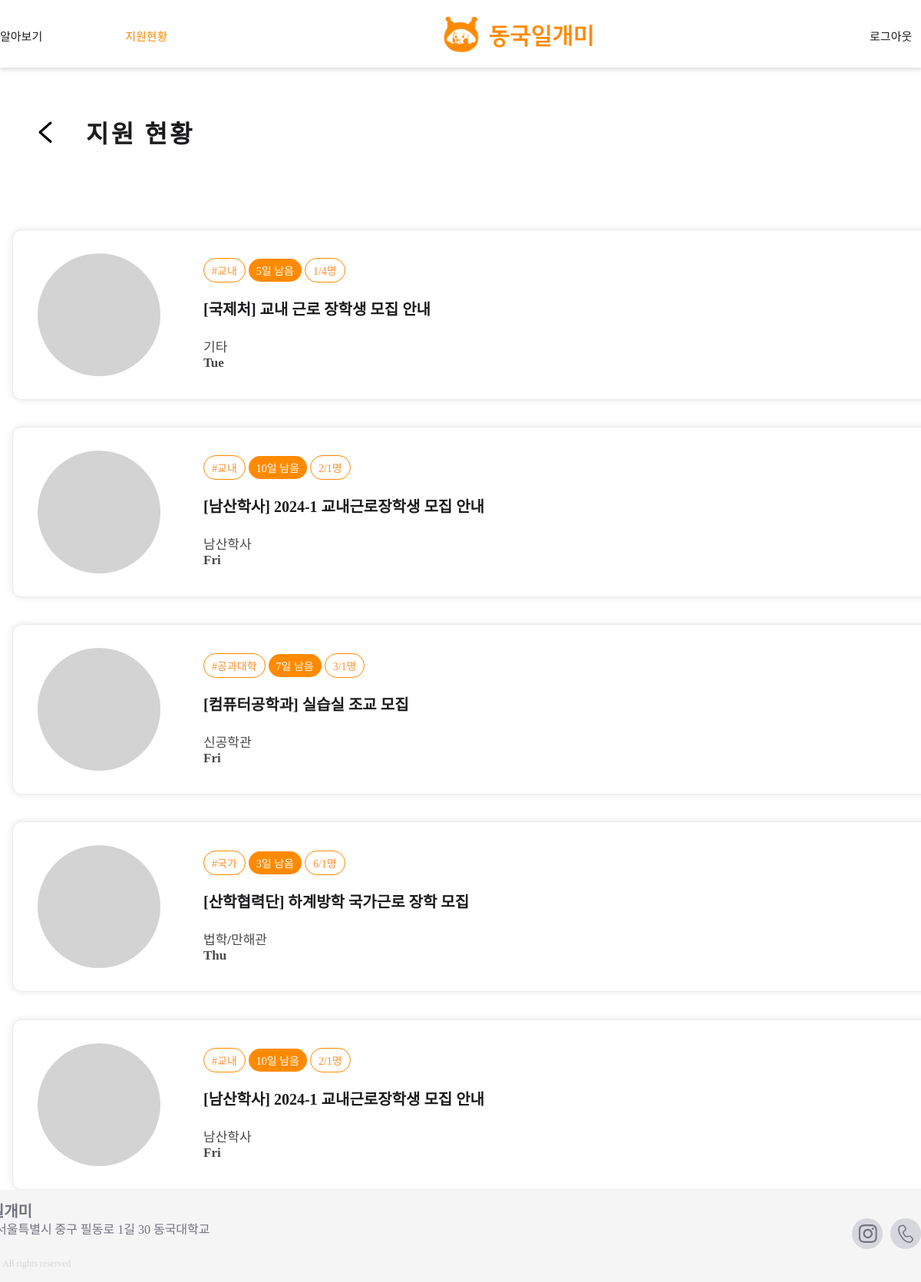
/users/student-myapplication/ (signed in), run on the app's committed database.
### main/models.py (models this page shows, shortened)
class Application(models.Model):
    post = models.ForeignKey(Post, null=False, related_name="applications", blank=False, on_delete=models.CASCADE)
    writer = models.ForeignKey(User, null=False, blank=False, on_delete=models.CASCADE)
    is_accepted = models.PositiveIntegerField(null=False, default=0) #boolean
    file = models.FileField(upload_to="application_file/", blank=True, null=True)

class Post(models.Model):
    writer = models.ForeignKey(User, null=False, blank=False, on_delete=models.CASCADE)
    title = models.CharField(max_length=50)
    organization = models.CharField(max_length=50, null=True)
    department = models.CharField(max_length=50, null=True)
    is_income_bracket = models.PositiveIntegerField(null=False, default=0) #boolean
    start_date = models.DateField(null=True)
    end_date = models.DateField(null=True)
    deadline = models.DateField(null=True)
    day_left = models.IntegerField(null=True)#남은날짜
    place = models.CharField(max_length=50, blank=False)
    time = models.TextField(max_length=50, null=False)
    recruitment = models.PositiveIntegerField(default=0)
    wage = models.PositiveIntegerField(null=True, default=0)
    body = models.TextField()
    file = models.ImageField(upload_to="post/", blank=True, null=True)
    pub_date = models.DateTimeField()
    scrap = models.ManyToManyField(User, related_name='scraped', blank=True, default=None)
    scrap_count = models.PositiveIntegerField(default=0)
    applicated_count = models.PositiveIntegerField(default=0)

### users/views.py (the view)
# urls.py: path('student-myapplication/', student_myapplication, name="student-myapplication"),
def student_myapplication(request):
    applications = Application.objects.filter(writer=request.user)
    return render(request, 'users/student_myapplication.html', {'applications':applications})

### users/templates/users/student_myapplication.html (shortened to what this page needs)
{% extends 'base.html' %} {% load static %} {% block content %}
<link
  rel="stylesheet"
  type="text/css"
  href="{% static 'css/users/student_myapplication.css'%}"
/>
<div class="content" id="header">
  <a href="javascript:history.back()">
    <img src="{% static 'images/icons/vector.svg' %}" id="vector" />
  </a>
  <span class="Capital Caption" style="margin-bottom: 0.5em">지원 현황</span>
</div>
<div class="content" id="main2">
  {% if applications %} {% for app in applications %}
  <div class="card">
    <span class="photo">
      <span class="architecture"></span>
    </span>
    <span class="detail">
      <div class="information">
        <span class="info classification small orange">
          #{{app.post.department}}
        </span>
        <span class="info date small white">
          {% if app.post.day_left >= 0 %} {{ app.post.day_left }}일 남음 {% else %} 지원
          마감 {% endif %}
        </span>
        <span class="info classification small orange">
          {{app.post.applicated_count}}/{{app.post.recruitment}}명
        </span>
      </div>
      <a class="title Caption big" href="{% url 'main:post-detail' app.post.id %}">
        [{{app.post.organization}}] {{app.post.title}}
      </a>
      <div class="Caption light up">
        <div>{{app.post.place}}</div>
        <div>{{app.post.time}}</div>
      </div>
    </span>
  </div>
  {% endfor %} {% endif %}
</div>
{% endblock %}

### project/static/css/shared/topnav.css (style rules this page uses)
.Caption { color: #1C1C1E; font-family: "SUITE Variable"; font-size: 15px; font-style: normal; font-weight: 550; line-height: normal; }
a { display: inline-block; white-space: nowrap; text-decoration-line: none; }

### project/static/css/users/student_myapplication.css (style rules this page uses)
.content { display: flex; flex-direction: column; width: 100%; max-width: 1400px; margin-left: 2em; gap: 10px; }
@media (min-width: 1051px) { .content { align-items: start; justify-content: center; } }
#header { margin-top: 56px; flex-direction: row; align-items: center; justify-content: flex-start; }
#vector { width: 86px; height: 74px; }
#main2 { margin-top: 4.8em; gap: 2.2em; }
.card { position: relative; display:flex; width: 82.625em; height: 13.75em; flex-shrink: 0; border-radius: 0.75em; border: 1px solid #EBEBEB; background: #FFF; box-shadow: 0px 0px 10px 0px rgba(0, 0, 0, 0.10); align-items: center; }
.photo { margin-left: 2em; }
.architecture { display:flex; width: 10em; height: 10em; border-radius:50%; background-color: #D3D3D3; }
.detail { margin-left: 3.5em; margin-right: 6.25em; }
.information { margin-bottom: 19px; }
.information .info { display: inline-block; }
.classification { display: flex; padding: 5px 10px; justify-content: center; align-items: center; gap: 8px; flex-shrink: 0; border-radius: 30px; border: 1px solid #FF8A00; background: #FFF; }
.date { display: flex; padding: 5px 10px; justify-content: center; align-items: center; gap: 8px; flex-shrink: 0; border-radius: 30px; background: #FF8A00; }
.Capital { font-size: 32px; font-style: normal; font-weight: 700; line-height: 10px; letter-spacing: 3.2px; }
.orange { color:#FE902F; }
.white { color: #FFF; }
.small { font-size: 14px; font-weight: 500; }
.big { font-size: 20px; font-weight: 600; }
.light { color: rgba(28, 28, 30, 0.80); font-size: 17px; }
.up { margin-top: 22px; }

### project/templates/base.html (style rules this page uses)
body { display: flex; flex-direction: column; min-height: 100vh; margin: 0; }

### data on the page
Application: post.department "교내", post.day_left "5", post.applicated_count "1", post.recruitment "4", post.organization "국제처", post "교내 근로 장학생 모집 안내", post.place "기타", post.time "Tue"
Application: post.department "교내", post.day_left "10", post.applicated_count "2", post.recruitment "1", post.organization "남산학사", post "2024-1 교내근로장학생 모집 안내", post.place "남산학사", post.time "Fri"
Application: post.department "공과대학", post.day_left "7", post.applicated_count "3", post.recruitment "1", post.organization "컴퓨터공학과", post "실습실 조교 모집", post.place "신공학관", post.time "Fri"
Application: post.department "국가", post.day_left "3", post.applicated_count "6", post.recruitment "1", post.organization "산학협력단", post "하계방학 국가근로 장학 모집", post.place "법학/만해관", post.time "Thu"
Application: post.department "교내", post.day_left "10", post.applicated_count "2", post.recruitment "1", post.organization "남산학사", post "2024-1 교내근로장학생 모집 안내", post.place "남산학사", post.time "Fri"
